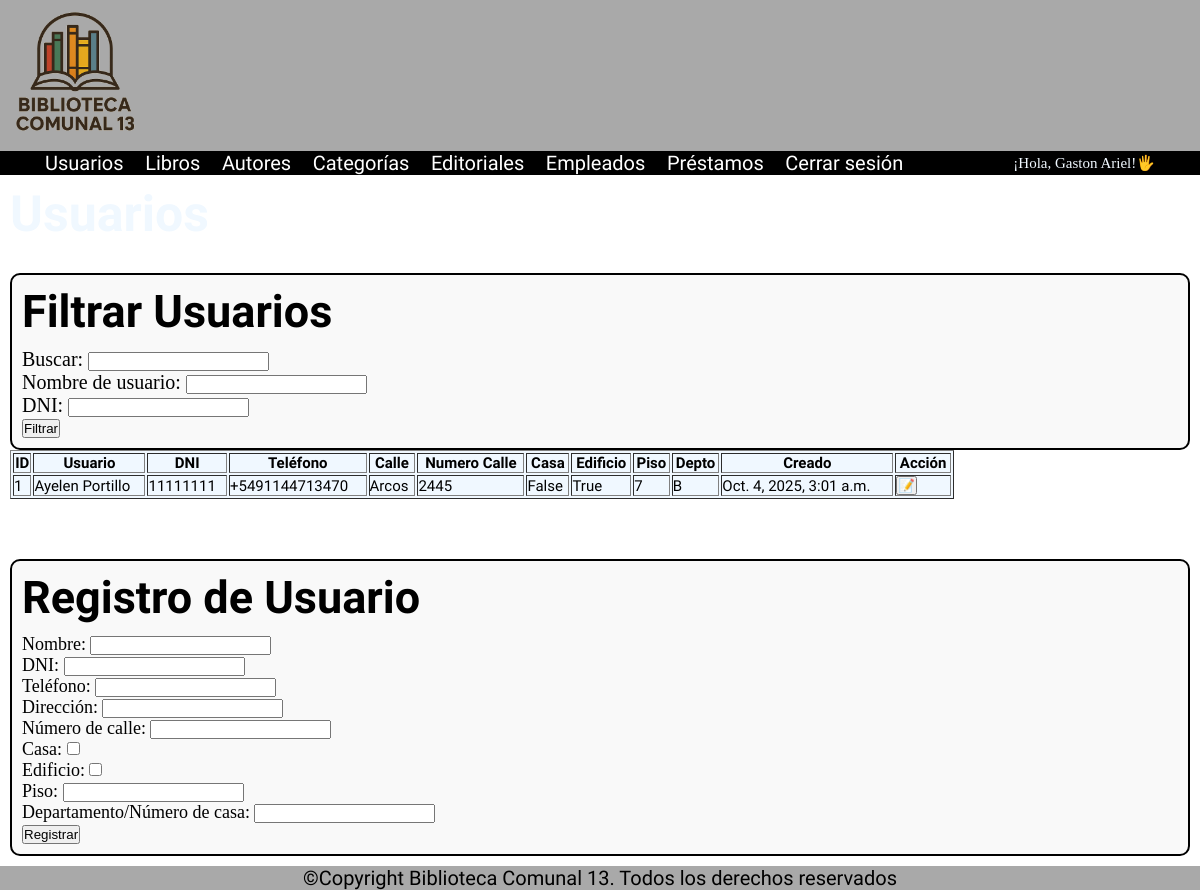
/usuarios/lista/ (signed in), run on the app's committed database.
### apps/empleados/models.py (models this page shows, shortened)
class Empleado(AbstractBaseUser, PermissionsMixin):
    dni = models.CharField('DNI', max_length=20, unique=True)
    nombre = models.CharField('Nombre', max_length=150, blank=True)
    apellido = models.CharField('Apellido', max_length=150, blank=True)
    email = models.EmailField('Email', blank=True)
    telefono = models.CharField('Teléfono', max_length=20, blank=True)
    cargo = models.CharField('Cargo', max_length=100, blank=True)
    fecha_contratacion = models.DateField('Fecha de contratación', blank=True, null=True)
    is_staff = models.BooleanField('Staff')
    is_active = models.BooleanField('Activo')
    date_joined = models.DateTimeField('Fecha de alta', default=timezone.now)
    objects = EmpleadoManager()
    USERNAME_FIELD = 'dni'
    REQUIRED_FIELDS = ['nombre', 'apellido']
    class Meta:
        verbose_name = 'Empleado'
        verbose_name_plural = 'Empleados'

### apps/usuarios/models.py (models this page shows, shortened)
class Usuario(models.Model):
    nombre_usuario = models.CharField(max_length=100, null=False, blank=False)
    dni = models.CharField(max_length=15, unique=True, null=False, blank=False)
    telefono = models.CharField(max_length=20)
    calle = models.CharField(max_length=100)
    numero_calle = models.IntegerField()
    casa = models.BooleanField(default=False)
    edificio = models.BooleanField(default=False)
    piso = models.CharField(max_length=10, null=True, blank=True)
    departamento_numero_casa = models.CharField(max_length=10, null=True, blank=True)
    created_at = models.DateTimeField(auto_now_add=True)
    updated_at = models.DateTimeField(auto_now=True)

### apps/usuarios/views.py (the view, shortened to what this page needs)
# urls.py: path('lista/', views.lista_usuarios, name='lista_usuarios'),
@login_required
def lista_usuarios(request):
    filtro_form = FiltroUsuarioForm(request.GET or None)
    usuarios = Usuario.objects.all()
    form = RegistrationForm()
    return render(request, 'usuarios.html', {
        'usuarios': usuarios,
        'form': form,
        'filtro_form': filtro_form
    })

### apps/usuarios/forms.py (shortened to what this page needs)
class RegistrationForm(forms.Form):
    nombre_usuario = forms.CharField(max_length=150, required=False, label="Nombre")
    dni = forms.CharField(max_length=20, label="DNI")
    telefono = forms.CharField(max_length=20, required=False, label="Teléfono")
    calle = forms.CharField(max_length=255, required=False, label="Dirección")
    numero_calle = forms.IntegerField(required=False, label="Número de calle")
    casa = forms.BooleanField(required=False, label="Casa")
    edificio = forms.BooleanField(required=False, label="Edificio")
    piso = forms.CharField(max_length=10, required=False, label="Piso")
    departamento_numero_casa = forms.CharField(max_length=10, required=False, label="Departamento/Número de casa")

class FiltroUsuarioForm(forms.Form):
    q = forms.CharField(label='Buscar', required=False)
    nombre_usuario = forms.CharField(label='Nombre de usuario', required=False)
    dni = forms.CharField(label='DNI', required=False)

### templates/usuarios.html (shortened to what this page needs)
{% load static %}
<!DOCTYPE html>
<html lang="en">
<head>
  <link rel="stylesheet" href="{% static 'css/styles.css' %}">
</head>
<body>
  <header>
    <img src="{% static './multimedia/logo_BC13.png' %}" width="150">
  </header>
  <nav class="nav__flex font__white">
    <ul class="bona-nova-sc-regular">
      <li><a href="{% url 'lista_usuarios' %}">Usuarios</a></li>
      <li><a href="{% url 'lista_libros' %}">Libros</a></li>
      <li><a href="{% url 'lista_autores' %}">Autores</a></li>
      <li><a href="{% url 'lista_categorias' %}">Categorías</a></li>
      <li><a href="{% url 'lista_editoriales' %}">Editoriales</a></li>
      <li><a href="{% url 'lista_empleados' %}">Empleados</a></li>
      <li><a href="{% url 'lista_prestamos' %}">Préstamos</a></li>
      <li><a href="{% url 'index' %}">Cerrar sesión</a></li>
    </ul>
    {% if user.is_authenticated %}
      <p style="font-size: 15px;">¡Hola, {{ user.nombre }}!🖐️</p>
    {% endif %}
  </nav>
  <main>
    <h1 class="bona-nova-sc-bold font__white">Usuarios</h1>
    <div class="register__alldata">
      <h2 class="bona-nova-sc-bold">Filtrar Usuarios</h2>
      <form method="get">
          {{ filtro_form.as_p }}
          <button type="submit">Filtrar</button>
      </form>
    </div>
    <table border="1" class="bona-nova-sc-regular">
      <thead>
        <tr>
          <th><strong>ID</strong></th>
          <th><strong>Usuario</strong></th>
          <th><strong>DNI</strong></th>
          <th><strong>Teléfono</strong></th>
          <th><strong>Calle</strong></th>
          <th><strong>Numero Calle</strong></th>
          <th><strong>Casa</strong></th>
          <th><strong>Edificio</strong></th>
          <th><strong>Piso</strong></th>
          <th><strong>Depto</strong></th>
          <th><strong>Creado</strong></th>
          <th><strong>Acción</strong></th>
        </tr>
      </thead>
      <tbody>
        {% for usuario in usuarios %}
        <tr>
          <td>{{ usuario.id }}</td>
          <td>{{ usuario.nombre_usuario }}</td>
          <td>{{ usuario.dni }}</td>
          <td>{{ usuario.telefono }}</td>
          <td>{{ usuario.calle }}</td>
          <td>{{ usuario.numero_calle }}</td>
          <td>{{ usuario.casa }}</td>
          <td>{{ usuario.edificio }}</td>
          <td>{{ usuario.piso }}</td>
          <td>{{ usuario.departamento_numero_casa }}</td>
          <td>{{ usuario.created_at }}</td>
          <td>
            <button class="open-modal-btn" data-id="{{ usuario.id }}"> 📝 </button>
          </td>
        </tr>
        {% endfor %}
      </tbody>
    </table>
    <div style="display: flex; gap: 40px; margin-top: 30px;">
      <div class="register__alldata" style="flex: 1;">
        <h2 class="bona-nova-sc-bold">Registro de Usuario</h2>
        <form method="post" action="{% url 'lista_usuarios' %}">
  <label for="id_nombre_usuario">Nombre:</label>
  {{ form.nombre_usuario }}
  <br><label for="id_dni">DNI:</label>
  {{ form.dni }}
  <br><label for="id_telefono">Teléfono:</label>
  {{ form.telefono }}
  <br><label for="id_calle">Dirección:</label>
  {{ form.calle }}
  <br><label for="id_numero_calle">Número de calle:</label>
  {{ form.numero_calle }}
  <br><label for="id_casa">Casa:</label>
  {{ form.casa }}
  <br><label for="id_edificio">Edificio:</label>
  {{ form.edificio }}
  <br><label for="id_piso">Piso:</label>
  {{ form.piso }}
  <br><label for="id_departamento_numero_casa">Departamento/Número de casa:</label>
  {{ form.departamento_numero_casa }}
  <br><button type="submit">Registrar</button>
</form>
      </div>
    </div>
  </main>
  <footer>
    <p class="bona-nova-sc-regular align__center">©Copyright Biblioteca Comunal 13. Todos los derechos reservados</p>
  </footer>
</body>
</html>

### static/css/styles.css (style rules this page uses)
* { margin: 0px; padding: 0px; }
html, body { width: 100%; height: 100%; margin: 0; font-size: 62.5%; background-image: url("../multimedia/background.jpg"); background-size: cover; }
main { flex: 1; padding: 1rem; }
header,footer { background-color: darkgrey; }
nav { background-color: black; height: auto; }
.align__center { text-align: center; }
p { font-size: 2rem; }
h1 { font-size: 5rem; }
h2 { font-size: 4.5rem; }
form { margin-top: 1rem; font-size: 1.8rem; }
table { background-color: aliceblue; width: 80%; }
td, th { font-size: 1.5rem; }
.font__white { color: aliceblue; }
.nav__flex { display: flex; justify-content: space-around; align-items: center; }
a { text-decoration: none; color: white; font-size: 2rem; }
ul > li { list-style: none; display: inline; margin-right: 20px; }
.register__alldata { margin-top: 3rem; padding: 1rem; border: 2px solid black; border-radius: 1rem; background-color: #f9f9f9; width: auto; }
.bona-nova-sc-regular { font-family: "Bona Nova SC", serif; font-weight: 400; font-style: normal; }
.bona-nova-sc-bold { font-family: "Bona Nova SC", serif; font-weight: 700; font-style: normal; }
@media (min-width: 1024px) and (max-width: 1279px) { .nav__flex { flex-direction: row; justify-content: space-around; } }
@media (min-width: 1024px) and (max-width: 1279px) { a { font-size: 2rem; } }
@media (min-width: 1024px) and (max-width: 1279px) { table { width: 80%; } }
@media (min-width: 1024px) and (max-width: 1279px) { header img { width: 150px; } }

### data on the page
Empleado: nombre "Gaston Ariel"
Usuario: id "1", nombre_usuario "Ayelen Portillo", dni "11111111", telefono "+5491144713470", calle "Arcos", numero_calle "2445", casa "False", edificio "True", piso "7", departamento_numero_casa "B", created_at "Oct. 4, 2025, 3:01 a.m."
